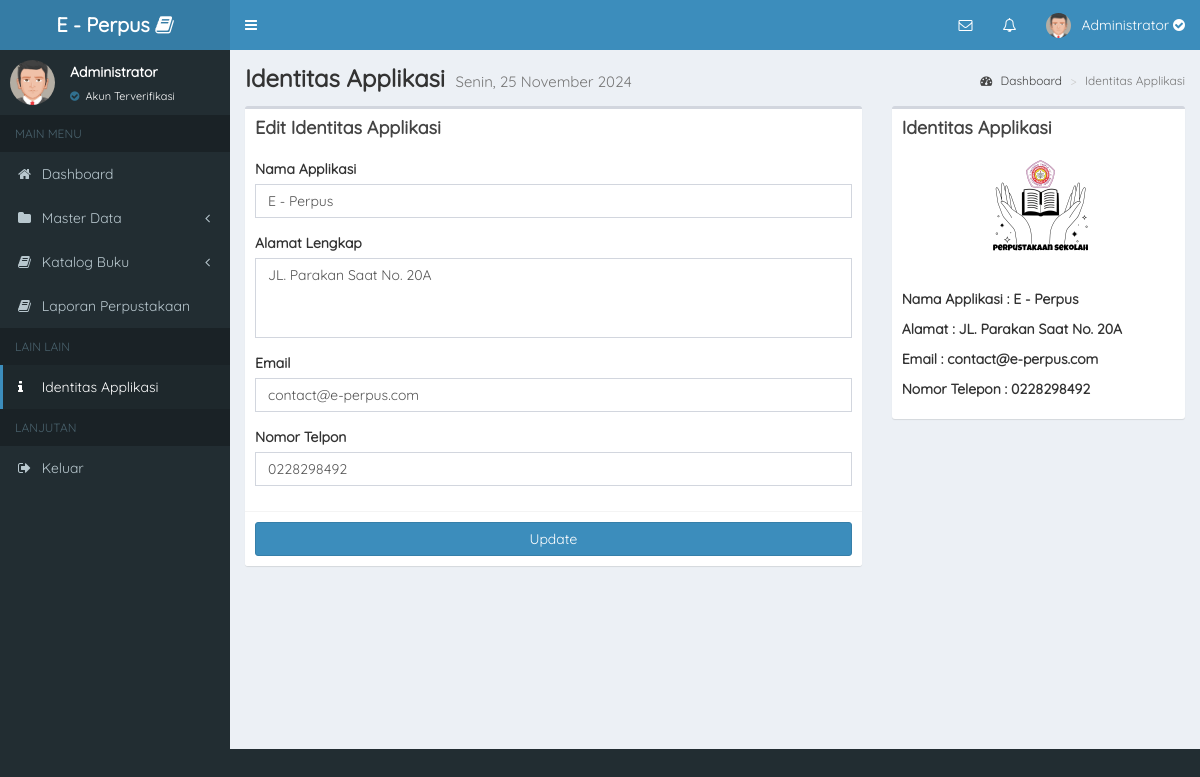
The page /app/admin/identitas-app (signed in) on the database its author committed.
### tables this page shows
CREATE TABLE `identitas` (
  `id_identitas` int(11) NOT NULL,
  `nama_app` varchar(50) NOT NULL,
  `alamat_app` text NOT NULL,
  `email_app` varchar(125) NOT NULL,
  `nomor_hp` char(50) NOT NULL
);

### app/admin/pages/views/v_identitas_app.php (the view, shortened to what this page needs)
<div class="content-wrapper">
    <section class="content-header">
        <h1 style="font-family: 'Quicksand', sans-serif; font-weight: bold;">
            Identitas Applikasi
            <small>
            </small>
        </h1>
        <ol class="breadcrumb">
            <li><a href="dashboard"><i class="fa fa-dashboard"></i> Dashboard</a></li>
            <li class="active">Identitas Applikasi</li>
        </ol>
    </section>
    <section class="content">
        <div class="row">
            <div class="col-md-8">
                <div class="box">
                    <div class="box-header">
                        <h3 class="box-title" style="font-family: 'Quicksand', sans-serif; font-weight: bold;">Edit Identitas Applikasi</h3>
                    </div>
                    <form action="pages/function/Identitas.php?aksi=edit" method="POST" enctype="multipart/form-data">
                        <?php
                        include "../../config/koneksi.php";
                        $query = mysqli_query($koneksi, "SELECT * FROM identitas WHERE id_identitas = '1'");
                        $row = mysqli_fetch_assoc($query);
                        ?>
                        <div class="box-body">
                            <div class="form-group">
                                <label for="nameApp">Nama Applikasi</label>
                                <input type="text" class="form-control" id="nameApp" value="<?= $row['nama_app']; ?>" name="App" required>
                            </div>
                            <div class="form-group">
                                <label for="alamaT">Alamat Lengkap</label>
                                <textarea class="form-control" style="height: 80px; resize: none;" name="Alamat" required><?= $row['alamat_app']; ?></textarea>
                            </div>
                            <div class="form-group">
                                <label for="emaiL">Email</label>
                                <input type="email" class="form-control" id="emaiL" value="<?= $row['email_app']; ?>" name="Email" required>
                            </div>
                            <div class="form-group">
                                <label for="telP">Nomor Telpon</label>
                                <input type="number" class="form-control" id="telP" value="<?= $row['nomor_hp']; ?>" name="Telp" required>
                            </div>
                        </div>
                        <div class="box-footer">
                            <button type="submit" class="btn btn-block btn-primary">Update</button>
                        </div>
                    </form>
                </div>
            </div>
            <div class="col-md-4">
                <div class="box">
                    <div class="box-header">
                        <h3 class="box-title" style="font-family: 'Quicksand', sans-serif; font-weight: bold;">Identitas Applikasi</h3>
                    </div>
                    <div class="box-body">
                        <img src="../../assets/dist/img/logo_vers2.png" style="width: 125px; height: 125px; display: block; margin-left: auto; margin-right: auto; margin-top: -10px; margin-bottom: 15px;">
                        <p style="font-weight: bold;">Nama Applikasi : <?= $row['nama_app']; ?></p>
                        <p style="font-weight: bold;">Alamat : <?= $row['alamat_app']; ?></p>
                        <p style="font-weight: bold;">Email : <?= $row['email_app']; ?></p>
                        <p style="font-weight: bold;">Nomor Telepon : <?= $row['nomor_hp']; ?></p>
                    </div>
                </div>
            </div>
    </section>
</div>

### app/admin/home.php (shortened to what this page needs)
<!DOCTYPE html>
<html>
<head>
    <?php
    include "../../config/koneksi.php";
    ?>
    <link rel="stylesheet" href="../../assets/bower_components/bootstrap/dist/css/bootstrap.min.css">
    <link rel="stylesheet" href="../../assets/bower_components/font-awesome/css/font-awesome.min.css">
    <link rel="stylesheet" href="../../assets/bower_components/Ionicons/css/ionicons.min.css">
    <link rel="stylesheet" href="../../assets/bower_components/bootstrap-datepicker/dist/css/bootstrap-datepicker.min.css">
    <link rel="stylesheet" href="../../assets/dist/css/AdminLTE.min.css">
    <link rel="stylesheet" href="../../assets/dist/css/skins/_all-skins.min.css">
    <link rel="stylesheet" href="../../assets/plugins/bootstrap-wysihtml5/bootstrap3-wysihtml5.min.css">
    <link rel="stylesheet" href="../../assets/bower_components/datatables.net-bs/css/dataTables.bootstrap.min.css">
    <link rel="stylesheet" href="../../assets/dist/css/custom.css">
    <link rel="stylesheet" href="../../assets/dist/css/toastr.min.css">
</head>
<body class="hold-transition skin-blue sidebar-mini" style="font-family: 'Quicksand', sans-serif">
    <div class="wrapper">
        <?php include "pages/navbar.php"; ?>
        <?php include "pages/sidebar.php"; ?>
        <?php include "pages/content.php"; ?>
    </div>
</body>
</html>

### app/admin/pages/navbar.php (shortened to what this page needs)
    <header class="main-header">
    <a href="dashboard" class="logo" style="font-family: 'Quicksand', sans-serif">
        <?php
        include "../../config/koneksi.php";
        $sql = mysqli_query($koneksi, "SELECT * FROM identitas");
        $row = mysqli_fetch_assoc($sql);
        ?>
        <span class="logo-lg"><b><?= $row['nama_app']; ?></b> <i class="fa fa-book"></i></span>
    </a>
    <nav class="navbar navbar-static-top">
        <a href="../../assets/#" class="sidebar-toggle" data-toggle="push-menu" role="button">
        </a>
        <div class="navbar-custom-menu">
            <ul class="nav navbar-nav">
                <li class="dropdown messages-menu">
                    <a style="cursor: pointer;" class="dropdown-toggle" data-toggle="dropdown" id="badgePesan">
                        <i class="fa fa-envelope-o"></i>
                    </a>
                </li>
                <li class="dropdown notifications-menu">
                    <a style="cursor: pointer;" class="dropdown-toggle" data-toggle="dropdown" id="badgeNotif">
                        <i class="fa fa-bell-o"></i>
                    </a>
                </li>
                <li class="dropdown user user-menu">
                    <a href="#" class="dropdown-toggle" data-toggle="dropdown">
                        <img src="../../assets/dist/img/avatar5.png" class="user-image" alt="User Image">
                        <span class="hidden-xs"><?= $_SESSION['fullname']; ?>
                            <?php include "../../config/koneksi.php";
                            $id = $_SESSION['id_user'];
                            $query_verif = mysqli_query($koneksi, "SELECT * FROM user WHERE id_user = '$id'");
                            $row = mysqli_fetch_array($query_verif);
                            if ($row['verif'] == "Iya") {
                                echo "<i class='fa fa-check-circle' title='Akun Terverifikasi' data-toggle='tooltip' data-placement='bottom'></i>";
                            } else {
                            }
                            ?>
                        </span>
                    </a>
                </li>
            </ul>
        </div>
    </nav>
</header>

### app/admin/pages/sidebar.php (shortened to what this page needs)
<aside class="main-sidebar">
    <section class="sidebar">
        <div class="user-panel">
            <div class="pull-left image">
                <img src="../../assets/dist/img/avatar5.png" class="img-circle" alt="User Image">
            </div>
            <div class="pull-left info">
                <p><?= $_SESSION['fullname']; ?></p>
                <?php
                include "../../config/koneksi.php";
                $id = $_SESSION['id_user'];
                $query = mysqli_query($koneksi, "SELECT * FROM user WHERE id_user = '$id'");
                $row = mysqli_fetch_array($query);
                ?>
                <?php
                if ($row['verif'] == "Iya") {
                    echo "<a><i class='fa fa-check-circle text-info'></i> Akun Terverifikasi</a>";
                } else {
                    echo "<a><i class='fa fa-exclamation text-danger'></i> Tidak Diketahui </a>";
                }
                ?>
            </div>
        </div>
        <ul class="sidebar-menu" data-widget="tree">
            <li class="header">MAIN MENU</li>
            <li><a href="dashboard"><i class="fa fa-home"></i> <span>Dashboard</span></a></li>
            <li class="treeview">
                <a href="#">
                    <i class="fa fa-folder"></i>
                    <span>Master Data</span>
                    <span class="pull-right-container">
                        <i class="fa fa-angle-left pull-right"></i>
                    </span>
                </a>
            </li>
            <li class="treeview">
                <a href="#">
                    <i class="fa fa-book"></i>
                    <span>Katalog Buku</span>
                    <span class="pull-right-container">
                        <i class="fa fa-angle-left pull-right"></i>
                    </span>
                </a>
            </li>
            <li><a href="laporan"><i class="fa fa-book"></i> <span>Laporan Perpustakaan</span></a></li>
            <li class="header">LAIN LAIN</li>
            <li><a href="identitas-app"><i class="fa fa-info"></i> <span>Identitas Applikasi</span></a></li>
            <li class="header">LANJUTAN</li>
            <li><a href="#Logout" data-toggle="modal" data-target="#modalLogoutConfirm"><i class="fa fa-sign-out"></i> <span>Keluar</span></a></li>
        </ul>
    </section>
</aside>

### app/admin/pages/content.php
<?php
if (!empty($_GET["module"])) {
    include_once($_GET["module"] . ".php");
} else {
    include "dashboard.php";
}

### rows shown on the page
identitas: nama_app "E - Perpus", App "E - Perpus", Alamat "JL. Parakan Saat No. 20A", Email "contact@e-perpus.com", Telp "0228298492", alamat_app "JL. Parakan Saat No. 20A", email_app "contact@e-perpus.com", nomor_hp "0228298492"

### other values the page prints
$_SESSION['fullname'] "Administrator"
